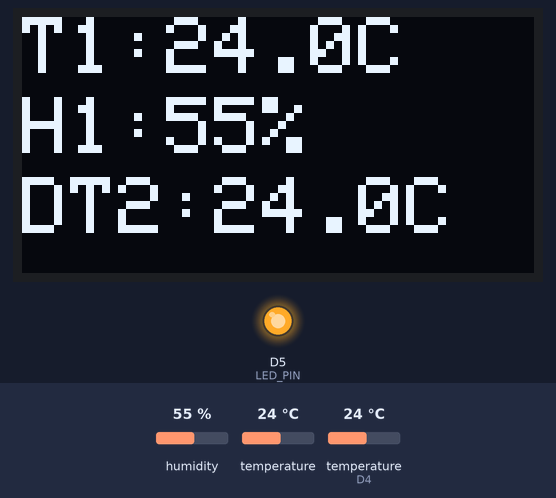
Simulated run of this sketch. Board: ESP8266 (NodeMCU). Parts: 128×64 one-colour display, output pins drawn as LEDs (lit = HIGH). The inputs (shaded band) are chosen by the test bench; at power-on: humidity 55 %, temperature 24 °C, temperature (sensor on D4) 24 °C. What the sketch prints to the serial monitor is not drawn.

Above: at 1.4 s.
1.5 s: humidity set to 22 %
At 4.8 s:
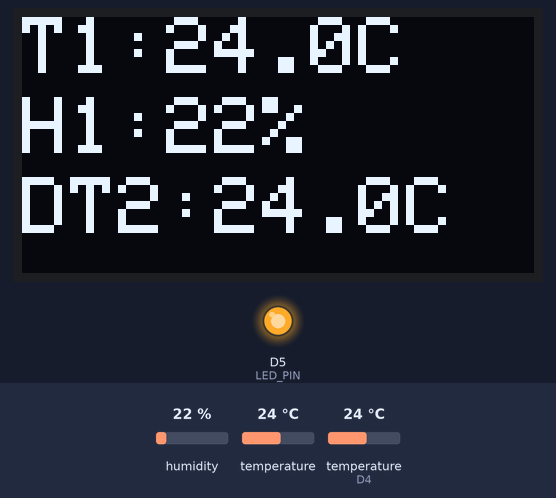
5.1 s: temperature (sensor 0) set to 12 °C
At 7.6 s:
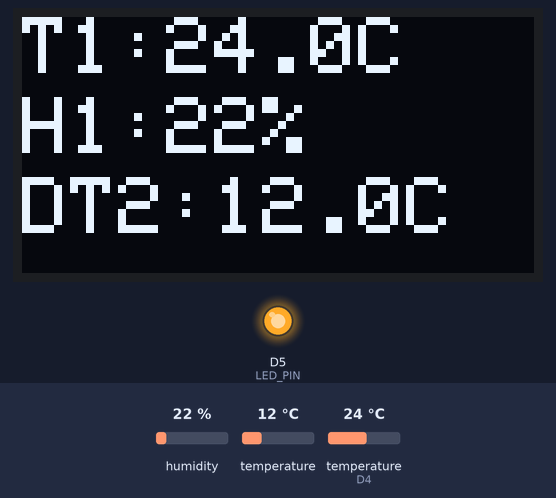
8.7 s: temperature (sensor on D4) set to 12 °C
At 12.8 s:
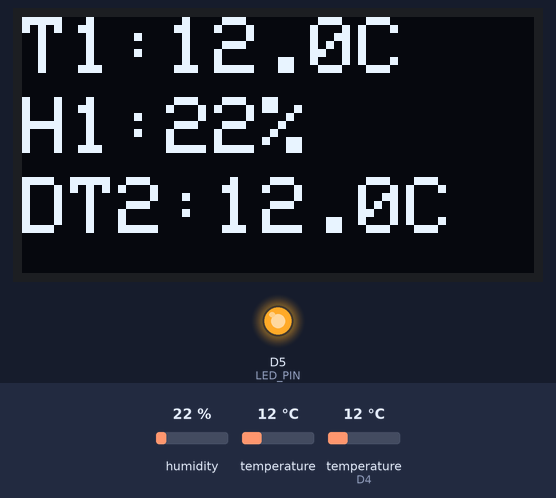
13.6 s: temperature (sensor 0) set to 19 °C
At 15.4 s:
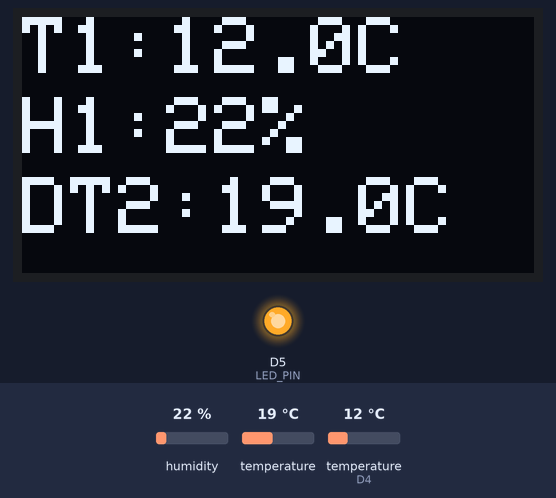
17.2 s: humidity set to 40 %
At 21.7 s:
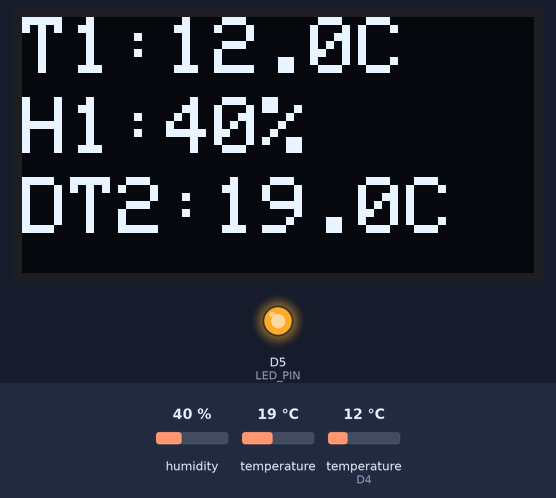
22.0 s: temperature (sensor 0) set to 28 °C
At 24.5 s:
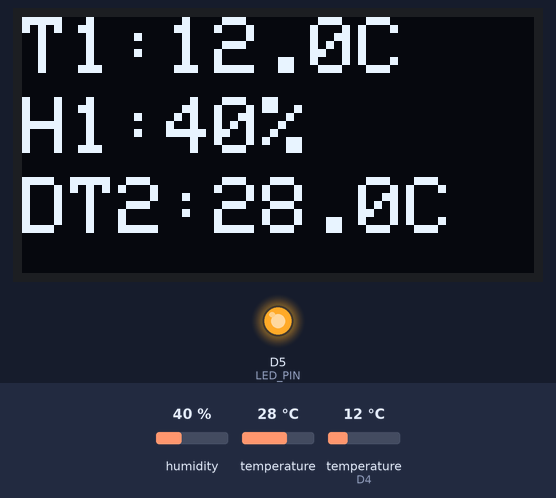
Timing chart, 0 to 26.0 s (numbered marks = the images above; inputs shaded):
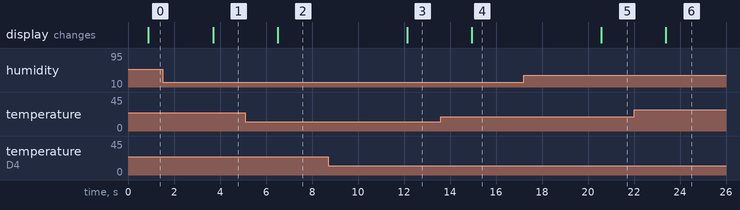

Measured:
- after the input at 1.5 s, the display: changes after 2.2 s (image 1)
- after the input at 5.1 s, the display: changes after 1.4 s (image 2)
- after the input at 8.7 s, the display: changes after 3.4 s (image 3)
- after the input at 13.6 s, the display: changes after 1.3 s (image 4)
- after the input at 17.2 s, the display: changes after 3.4 s (image 5)
- after the input at 22.0 s, the display: changes after 1.4 s (image 6)

The sketch:

esp8266-rt-child-nows.ino
```cpp
/*
Note: 30/04/2025
This is for ESP8266 nodemcu with 0,93" oled SSD1306
*/

#include <DHT.h>
#include <OneWire.h>
#include <DallasTemperature.h>
#include <Adafruit_GFX.h>
#include <Adafruit_SSD1306.h>

// Pines
#define DHTPIN D4
#define DHTTYPE DHT11
#define ONE_WIRE_BUS D3
#define LED_PIN D5

// Inicializar sensores
DHT dht(DHTPIN, DHTTYPE);
OneWire oneWire(ONE_WIRE_BUS);
DallasTemperature ds18b20(&oneWire);

// OLED
#define SCREEN_WIDTH 128
#define SCREEN_HEIGHT 64
Adafruit_SSD1306 display(SCREEN_WIDTH, SCREEN_HEIGHT, &Wire, -1);  // SDA=D2, SCL=D1

void setup() {
  Serial.begin(115200);
  dht.begin();
  ds18b20.begin();

  pinMode(LED_PIN, OUTPUT);
  digitalWrite(LED_PIN, HIGH);  // LED encendido

  Wire.begin(D2, D1);  // Inicia I2C

  if (!display.begin(SSD1306_SWITCHCAPVCC, 0x3C)) {
    Serial.println(F("Error al iniciar pantalla OLED"));
    while (true);  // Detener ejecución
  }

  display.clearDisplay();
  display.display();
}

void loop() {
  // Lectura sensores
  float tempDHT = dht.readTemperature();
  float humDHT = dht.readHumidity();

  ds18b20.requestTemperatures();
  float tempDS = ds18b20.getTempCByIndex(0);

  // Mostrar en OLED
  display.clearDisplay();
  display.setTextSize(1);
  display.setTextColor(SSD1306_WHITE);

  display.setCursor(0, 0);
  display.setTextSize(2);
  display.print("T1:");
  display.print(tempDHT, 1);
  display.print("C");

  display.setCursor(0, 20);
  display.setTextSize(2);
  display.print("H1:");
  display.print(humDHT, 0);
  display.print("%");

  display.setCursor(0, 40);
  display.setTextSize(2);
  display.print("DT2:");
  display.print(tempDS, 1);
  display.print("C");

  display.display();

  // Monitor serial
  Serial.print("T1: "); Serial.print(tempDHT); Serial.print(" °C, ");
  Serial.print("H1: "); Serial.print(humDHT); Serial.print(" %, ");
  Serial.print("DT2: "); Serial.print(tempDS); Serial.println(" °C");

  delay(2000);  // Actualizar cada 2 segundos
}
```
